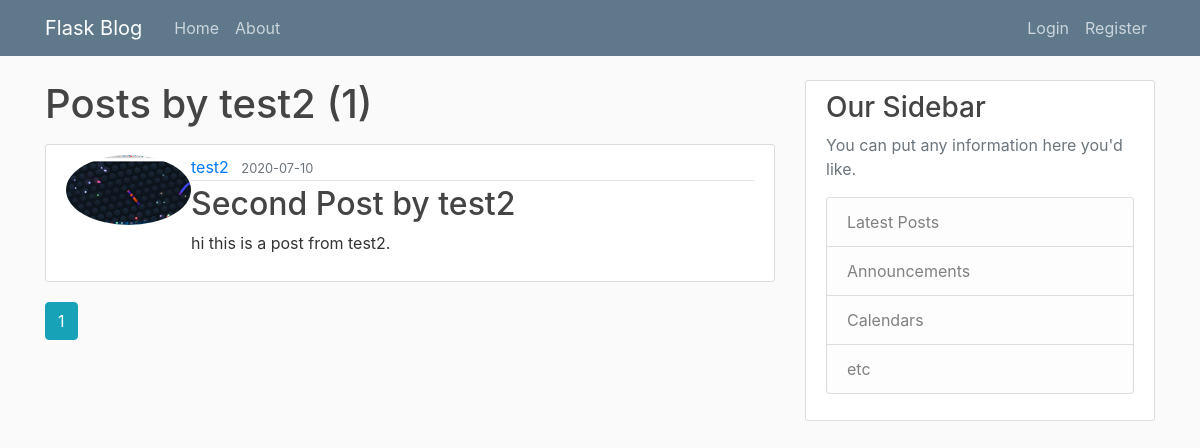
The page /user/test2 on the database as committed earlier.
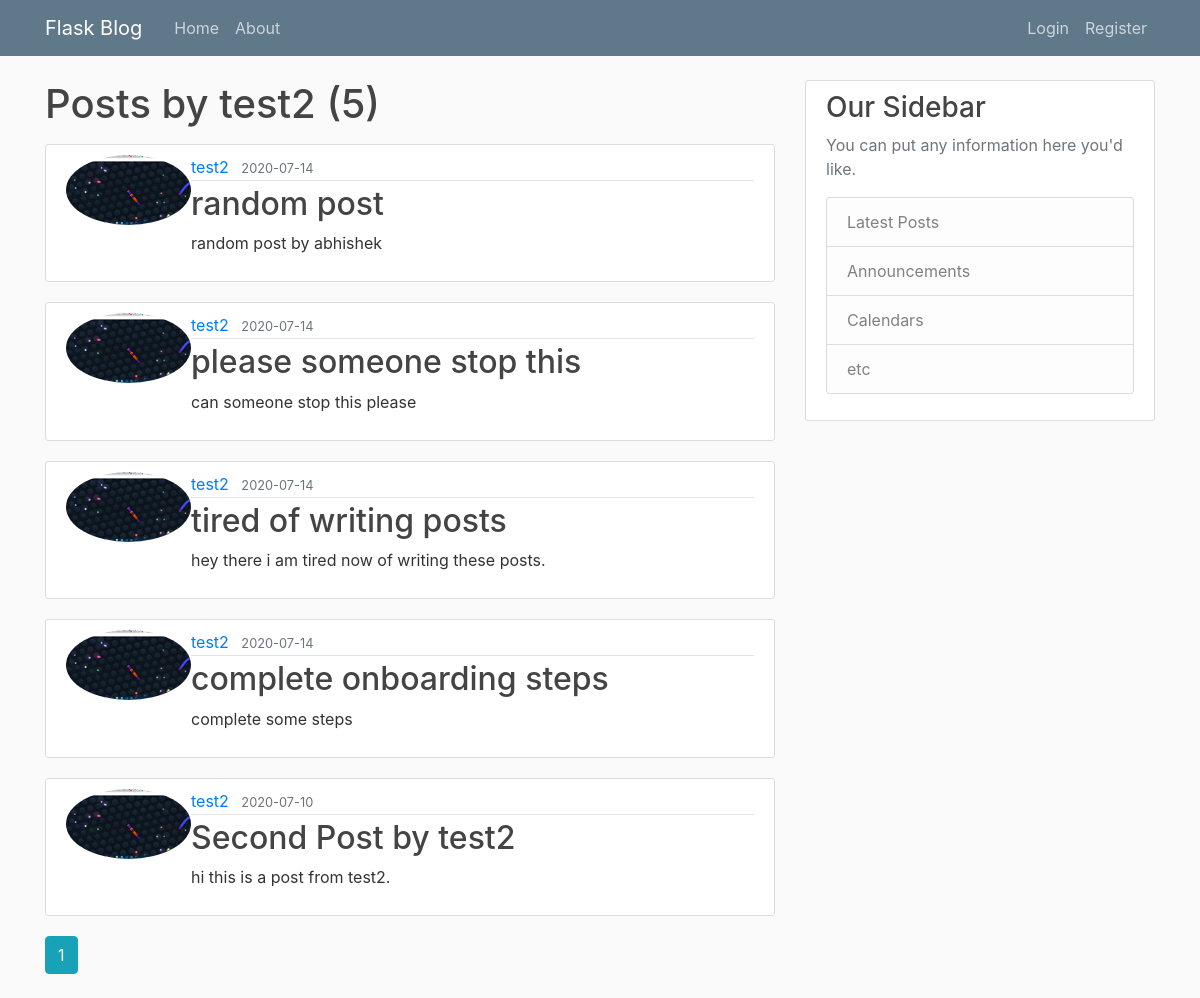
The same page on the database as committed later.
### flaskblog/models.py (models this page shows, shortened)
class User(db.Model, UserMixin):
    id = db.Column(db.Integer, primary_key=True)
    username = db.Column(db.String(20), unique=True, nullable=False)
    email = db.Column(db.String(120), unique=True, nullable=False)
    image_file = db.Column(db.String(20),  nullable=False, default='default.jpg')
    password = db.Column(db.String(60), nullable=False)
    posts  = db.relationship('Post', backref = 'author', lazy= True)

class Post(db.Model):
    id = db.Column(db.Integer, primary_key=True)
    title = db.Column(db.String(100), nullable=False)
    date_posted = db.Column(db.DateTime, nullable=False, default=datetime.utcnow)
    content = db.Column(db.Text, nullable=False)
    userId = db.Column(db.Integer, db.ForeignKey('user.id'), nullable=False)

### flaskblog/users/routes.py (the view)
@users.route('/user/<string:username>', methods=["GET", "POST"])
def user_post(username):
    page = request.args.get('page', 1, type=int)
    user = User.query.filter_by(username=username).first_or_404()
    posts = Post.query.filter_by(author=user)\
    .order_by(Post.date_posted.desc())\
    .paginate(page=page, per_page = 5)
    return render_template('user_posts.html', posts=posts, user=user)

### flaskblog/templates/user_posts.html
{% extends "layout.html"%}
{% block content %}
    <h1 class="mb-3">Posts by {{user.username}} ({{ posts.total }})</h1>
    {% for post in posts.items %}
        <article class="media content-section">
            <img class='rounded-circle article-image' src="{{ url_for('static', filename='profile_pics/' + post.author.image_file )}}" />
            <div class="media-body">
                <div class="article-metadata">
                <a class="mr-2" href="{{ url_for('users.user_post', username=post.author.username) }}">{{ post.author.username }}</a>
                <small class="text-muted">{{ post.date_posted.strftime('%Y-%m-%d') }}</small>
                </div>
                <h2><a class="article-title" href="{{ url_for('posts.post', post_id=post.id) }}">{{ post.title }}</a></h2>
                <p class="article-content">{{ post.content }}</p>
            </div>
        </article>
    {% endfor %}
    {% for page_num in posts.iter_pages(left_edge=1, right_edge=1, left_current=1, right_current=2) %}
        {% if page_num %}
            {% if posts.page == page_num %}
                <a class="btn btn-info mb-4" href="{{ url_for('users.user_post', username=user.username, page=page_num) }}"> {{ page_num }}</a>
            {%else %}
                 <a class="btn btn-outline-info mb-4" href="{{ url_for('users.user_post', username=user.username, page=page_num) }}"> {{ page_num }}</a>
            {%endif%}
        {% else %}
        ...
        {% endif %}
    {% endfor %}
{% endblock content%}

### flaskblog/templates/layout.html (shortened to what this page needs)
<!DOCTYPE html>
<html lang="en">
   <head>
<link rel="stylesheet" href="https://stackpath.bootstrapcdn.com/bootstrap/4.5.0/css/bootstrap.min.css">
<link rel="stylesheet" type="text/css" href= "{{ url_for('static', filename='main.css') }}">
  </head>
  <body>
  <header class="site-header">
  <nav class="navbar navbar-expand-md navbar-dark bg-steel fixed-top">
    <div class="container">
      <a class="navbar-brand mr-4" href="/">Flask Blog</a>
      <div class="collapse navbar-collapse" id="navbarToggle">
        <div class="navbar-nav mr-auto">
          <a class="nav-item nav-link" href="{{ url_for('main.home') }}">Home</a>
          <a class="nav-item nav-link" href="{{ url_for('main.about')}}">About</a>
        </div>
        <div class="navbar-nav">
        {% if current_user.is_authenticated %}
        <a class="nav-item nav-link" href="{{ url_for('posts.new_post') }}">New Post</a>
        <a class="nav-item nav-link" href="{{ url_for('users.account') }}">Account</a>
        <a class="nav-item nav-link" href="{{ url_for('users.logout') }}">Logout</a>
        {% else %}
          <a class="nav-item nav-link" href="{{ url_for('users.login') }}">Login</a>
          <a class="nav-item nav-link" href="{{ url_for('users.register') }}">Register</a>
        {% endif %}
        </div>
      </div>
    </div>
  </nav>
</header>
<main role="main" class="container">
  <div class="row">
    <div class="col-md-8">
      {% block content %}{% endblock %}
    </div>
    <div class="col-md-4">
      <div class="content-section">
        <h3>Our Sidebar</h3>
        <p class='text-muted'>You can put any information here you'd like.
          <ul class="list-group">
            <li class="list-group-item list-group-item-light">Latest Posts</li>
            <li class="list-group-item list-group-item-light">Announcements</li>
            <li class="list-group-item list-group-item-light">Calendars</li>
            <li class="list-group-item list-group-item-light">etc</li>
          </ul>
        </p>
      </div>
    </div>
  </div>
</main>
  </body>
</html>

### flaskblog/static/main.css (style rules this page uses)
body { background: #fafafa; color: #333333; margin-top: 5rem; }
h1, h2, h3, h4, h5, h6 { color: #444444; }
.bg-steel { background-color: #5f788a; }
.site-header .navbar-nav .nav-link { color: #cbd5db; }
.content-section { background: #ffffff; padding: 10px 20px; border: 1px solid #dddddd; border-radius: 3px; margin-bottom: 20px; }
.article-title { color: #444444; }
.article-content { white-space: pre-line; }
.article-metadata { padding-bottom: 1px; margin-bottom: 4px; border-bottom: 1px solid #e3e3e3; }

Rows that differ between the two databases and show on the page:
added Post: image_file (picture), author.username "test2", date_posted "2020-07-14", title "random post", content "random post by abhishek"
added Post: image_file (picture), author.username "test2", date_posted "2020-07-14", title "please someone stop this", content "can someone stop this please"
added Post: image_file (picture), author.username "test2", date_posted "2020-07-14", title "tired of writing posts", content "hey there i am tired now of writing these posts."
added Post: image_file (picture), author.username "test2", date_posted "2020-07-14", title "complete onboarding steps", content "complete some steps"
Other text that changed with them:
{{ posts.total }}: "1" → "5"
